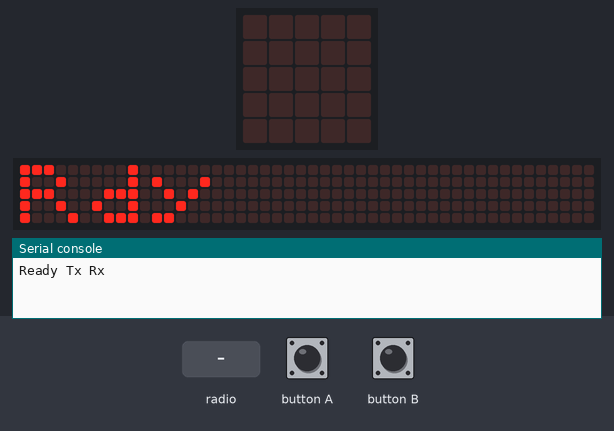
A program run on a simulated BBC micro:bit running MicroPython. Parts: the board's 5×5 LED display, a strip that is not on the board, showing the scrolling text unrolled, the last lines printed to the serial console. The test bench sets the inputs (shaded band). No radio messages arrive unless stated (any console line starting 'radio sent:' is added by the test bench); the 48×5 strip is a reading aid, not a part: it shows the text the display is scrolling, unrolled, one strip-width of it at a time.

Above: at 3.1 s.
4.4 s: radio message "1" arrives
At 4.47 s:
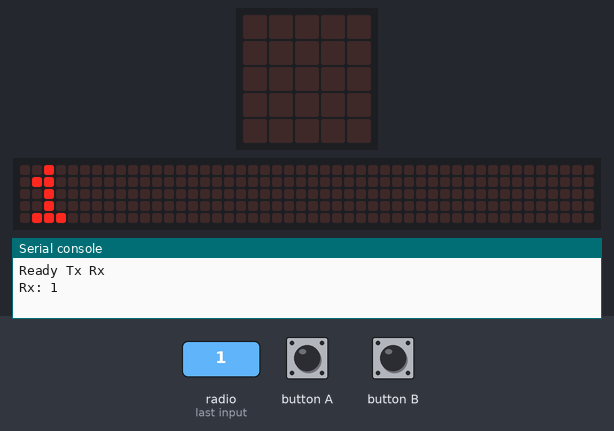
6.3 s: button A pressed for 0.15 s
At 7.1 s:
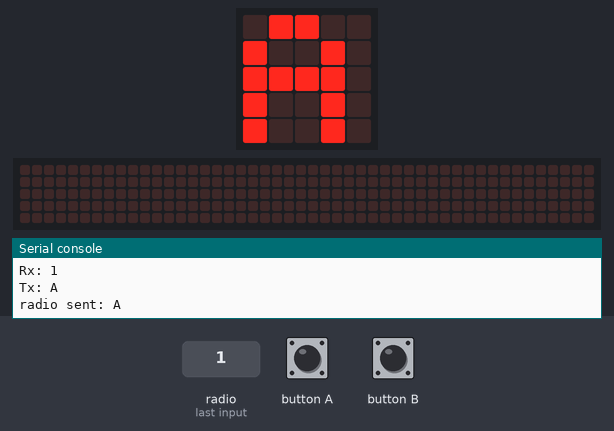
7.9 s: button B pressed for 0.15 s
At 8.4 s:
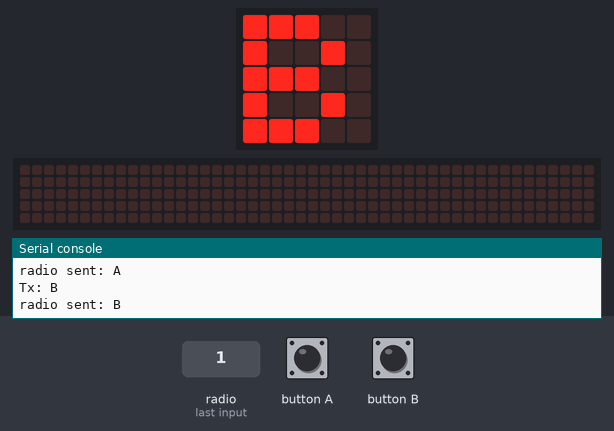
9.5 s: button A pressed for 1 s
At 10.8 s:
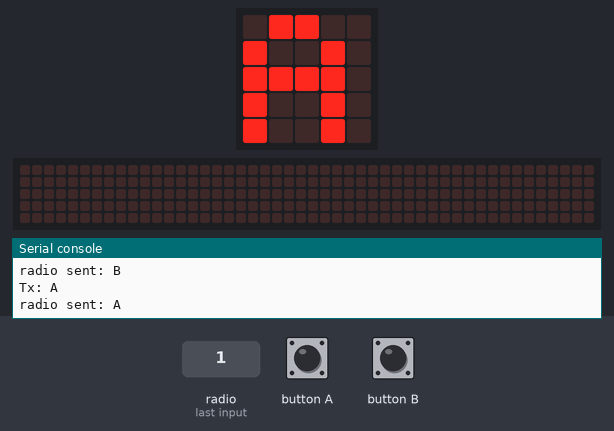
12.0 s: button B pressed for 1 s
At 12.7 s:
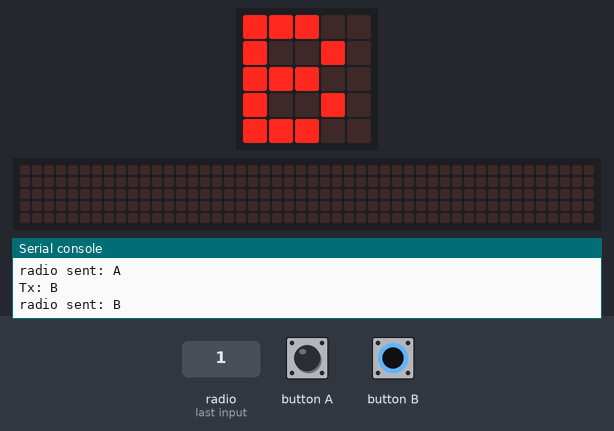
Timing chart, 0 to 15.0 s (numbered marks = the images above; inputs shaded):
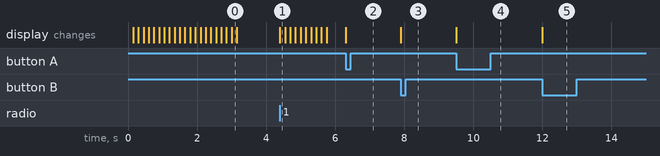

Measured:
- after the input at 4.4 s, the display: changes at once (image 1)
- after the input at 6.3 s, the display: changes at once (image 2)
- after the input at 7.9 s, the display: changes at once (image 3)
- after the input at 9.5 s, the display: changes at once (image 4)
- after the input at 12.0 s, the display: changes at once (image 5)

The program:

example02_txrx.py
```python
import radio
from microbit import *

radio.on()
print('Ready Tx Rx')
display.scroll('Rdy')
while True:
	tx = None
	if button_a.was_pressed():
		tx = 'A'
	if button_b.was_pressed():
		tx = 'B'
	if tx:
		print('Tx:',tx)
		radio.send(tx)
		display.show(tx)
	recv = radio.receive()
	if recv is not None:
		print('Rx:',recv)
		display.scroll(recv)
```
